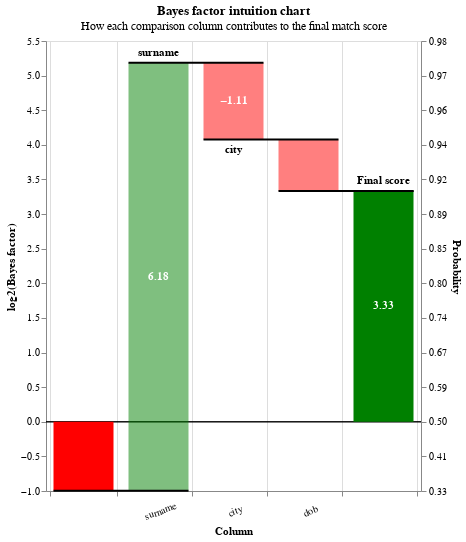

Write notebook code for a chart like this one.
### Markdown cell above
You can also create a visual representation of this intuition report as a waterfall chart. 

This uses the Bayes factor to show the relative influence on the final match probability of the λ parameter, and each comparison column for an individual comparison row.

Columns that have no influence on the match score (due to missing data) are not shown.

### Code cell
from splink.intuition import bayes_factor_intuition_chart

bayes_factor_intuition_chart(row_dict, model)

### Figure 1 — Vega-Lite specification as saved in the notebook (floating-point values rounded to 4 significant figures)
{"$schema": "https://vega.github.io/schema/vega-lite/v4.8.1.json", "config": {"view": {"continuousHeight": 300, "continuousWidth": 400}}, "data": {"name": "data-95f4202776af3f6737c774485749c59e"}, "datasets": {"data-95f4202776af3f6737c774485749c59e": [{"bayes_factor": 0.5013, "column_name": "Prior lambda", "gamma_column_name": "nan", "gamma_index": "nan", "index": 0, "level_name": "nan", "level_proportion": "nan", "log2_bayes_factor": -0.9962, "m_probability": "nan", "max_gamma_index": "nan", "num_levels": "nan", "u_probability": "nan", "value_l": "nan", "value_r": "nan"}, {"bayes_factor": 72.54, "column_name": "surname", "gamma_column_name": "gamma_surname", "gamma_index": 1, "index": 1, "level_name": "level_1", "level_proportion": 0.09785, "log2_bayes_factor": 6.181, "m_probability": 0.2852, "max_gamma_index": 2, "num_levels": 3, "u_probability": 0.003932, "value_l": "Griffiths", "value_r": "Griffihs"}, {"bayes_factor": 0.4647, "column_name": "city", "gamma_column_name": "gamma_city", "gamma_index": 0, "index": 2, "level_name": "level_0", "level_proportion": 0.776, "log2_bayes_factor": -1.106, "m_probability": 0.439, "max_gamma_index": 1, "num_levels": 2, "u_probability": 0.9449, "value_l": "Plymouth", "value_r": "Plyoutm"}, {"bayes_factor": 0.597, "column_name": "dob", "gamma_column_name": "gamma_dob", "gamma_index": 0, "index": 3, "level_name": "level_0", "level_proportion": 0.8639, "log2_bayes_factor": -0.7442, "m_probability": 0.596, "max_gamma_index": 1, "num_levels": 2, "u_probability": 0.9983, "value_l": "2008-05-07", "value_r": "2009-04-07"}, {"bayes_factor": 1, "column_name": "email", "gamma_column_name": "gamma_email", "gamma_index": -1, "index": 4, "level_name": "level_-1", "level_proportion": 1, "log2_bayes_factor": 0, "m_probability": 1, "max_gamma_index": 1, "num_levels": 2, "u_probability": 1, "value_l": "a.griffiths@garner-bridges.com", "value_r": "None"}, {"bayes_factor": 10.09, "column_name": "Final score", "gamma_column_name": "nan", "gamma_index": "nan", "index": 5, "level_name": "nan", "level_proportion": "nan", "log2_bayes_factor": 3.335, "m_probability": "nan", "max_gamma_index": "nan", "num_levels": "nan", "u_probability": "nan", "value_l": "nan", "value_r": "nan"}]}, "height": 450, "layer": [{"layer": [{"encoding": {"color": {"value": "black"}, "size": {"value": 0.5}, "y": {"field": "zero", "type": "quantitative"}}, "mark": "rule"}, {"encoding": {"color": {"condition": {"test": "(datum.log2_bayes_factor < 0)", "value": "red"}, "value": "green"}, "opacity": {"condition": {"test": "datum.column_name == 'Prior lambda' || datum.column_name == 'Final score'", "value": 1}, "value": 0.5}, "tooltip": [{"field": "column_name", "title": "Comparison column", "type": "nominal"}, {"field": "value_l", "title": "Value (L)", "type": "nominal"}, {"field": "value_r", "title": "Value (R)", "type": "nominal"}, {"field": "gamma_index", "title": "Gamma level", "type": "nominal"}, {"field": "max_gamma_index", "title": "Max gamma level", "type": "nominal"}, {"field": "bayes_factor", "format": ".3r", "title": "Bayes factor", "type": "quantitative"}, {"field": "log2_bayes_factor", "format": ".3r", "title": "log2(Bayes factor)", "type": "quantitative"}, {"field": "prob", "format": ".3r", "title": "Adjusted match score", "type": "quantitative"}], "x": {"axis": {"grid": true, "labelAlign": "center", "labelAngle": -20, "labelExpr": "datum.value == 'Prior lambda' || datum.value == 'Final score' ? '' : datum.value", "labelPadding": 10, "tickBand": "extent", "title": "Column"}, "field": "column_name", "sort": null, "type": "nominal"}, "y": {"axis": {"grid": false, "orient": "left", "title": "log2(Bayes factor)"}, "field": "previous_sum", "type": "quantitative"}, "y2": {"field": "sum"}}, "mark": {"type": "bar", "width": 60}}, {"encoding": {"color": {"value": "white"}, "text": {"condition": {"field": "log2_bayes_factor", "format": ".2f", "test": "abs(datum.log2_bayes_factor) > 1", "type": "nominal"}, "value": ""}, "x": {"axis": {"labelAngle": 0, "title": "Column"}, "field": "column_name", "sort": null, "type": "nominal"}, "y": {"axis": {"orient": "left"}, "field": "center", "type": "quantitative"}}, "mark": {"fontWeight": "bold", "type": "text"}}, {"encoding": {"color": {"value": "black"}, "text": {"condition": {"field": "top_label", "test": "abs(datum.log2_bayes_factor) > 1", "type": "nominal"}, "value": ""}, "x": {"axis": {"labelAngle": 0, "title": "Column"}, "field": "column_name", "sort": null, "type": "nominal"}, "y": {"field": "sum_top", "type": "quantitative"}}, "mark": {"baseline": "bottom", "dy": -5, "fontWeight": "bold", "type": "text"}}, {"encoding": {"color": {"value": "black"}, "text": {"condition": {"field": "bottom_label", "test": "abs(datum.log2_bayes_factor) > 1", "type": "nominal"}, "value": ""}, "x": {"axis": {"labelAngle": 0, "title": "Column"}, "field": "column_name", "sort": null, "type": "nominal"}, "y": {"field": "sum_bottom", "type": "quantitative"}}, "mark": {"baseline": "top", "dy": 5, "fontWeight": "bold", "type": "text"}}]}, {"encoding": {"x": {"axis": {"labelAngle": 0, "title": "Column"}, "field": "column_name", "sort": null, "type": "nominal"}, "x2": {"field": "lead"}, "y": {"axis": {"labelExpr": "format(1 / (1 + pow(2, -1*datum.value)), '.2r')", "orient": "right", "title": "Probability"}, "field": "sum", "scale": {"zero": false}, "type": "quantitative"}}, "mark": {"color": "black", "strokeWidth": 2, "type": "rule", "x2Offset": 30, "xOffset": -30}}], "resolve": {"axis": {"y": "independent"}}, "title": {"subtitle": "How each comparison column contributes to the final match score", "text": "Bayes factor intuition chart"}, "transform": [{"filter": "(datum.bayes_factor !== 1.0)"}, {"frame": [null, 0], "window": [{"as": "sum", "field": "log2_bayes_factor", "op": "sum"}, {"as": "lead", "field": "column_name", "op": "lead"}]}, {"as": "sum", "calculate": "datum.column_name === \"Final score\" ? datum.sum - datum.log2_bayes_factor : datum.sum"}, {"as": "lead", "calculate": "datum.lead === null ? datum.column_name : datum.lead"}, {"as": "previous_sum", "calculate": "datum.column_name === \"Final score\" || datum.column_name === \"Prior lambda\" ? 0 : datum.sum - datum.log2_bayes_factor"}, {"as": "top_label", "calculate": "datum.sum > datum.previous_sum ? datum.column_name : \"\""}, {"as": "bottom_label", "calculate": "datum.sum < datum.previous_sum ? datum.column_name : \"\""}, {"as": "sum_top", "calculate": "datum.sum > datum.previous_sum ? datum.sum : datum.previous_sum"}, {"as": "sum_bottom", "calculate": "datum.sum < datum.previous_sum ? datum.sum : datum.previous_sum"}, {"as": "center", "calculate": "(datum.sum + datum.previous_sum) / 2"}, {"as": "text_log2_bayes_factor", "calculate": "(datum.log2_bayes_factor > 0 ? \"+\" : \"\") + datum.log2_bayes_factor"}, {"as": "dy", "calculate": "datum.sum < datum.previous_sum ? 4 : -4"}, {"as": "baseline", "calculate": "datum.sum < datum.previous_sum ? \"top\" : \"bottom\""}, {"as": "prob", "calculate": "1. / (1 + pow(2, -1.*datum.sum))"}, {"as": "zero", "calculate": "0*datum.sum"}], "width": {"step": 75}}
